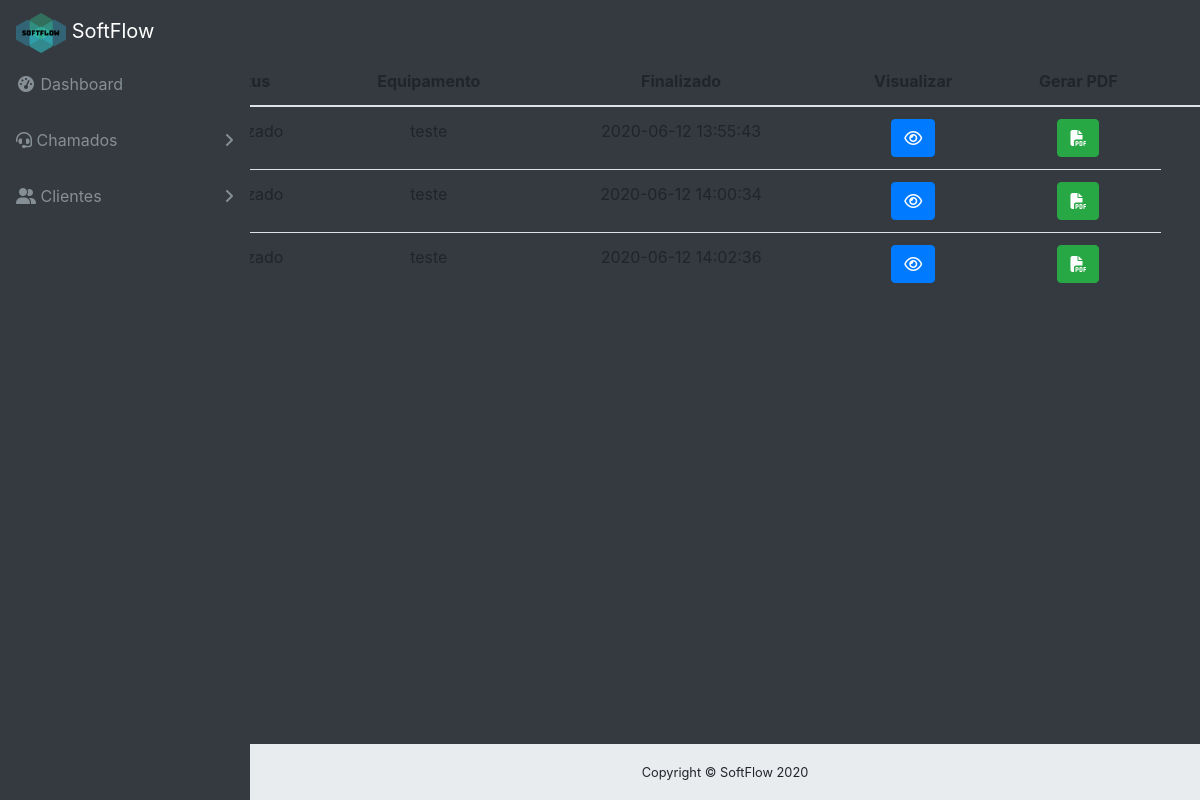
/chamado_finalizado.php (signed in), run on an earlier commit of the app's database.
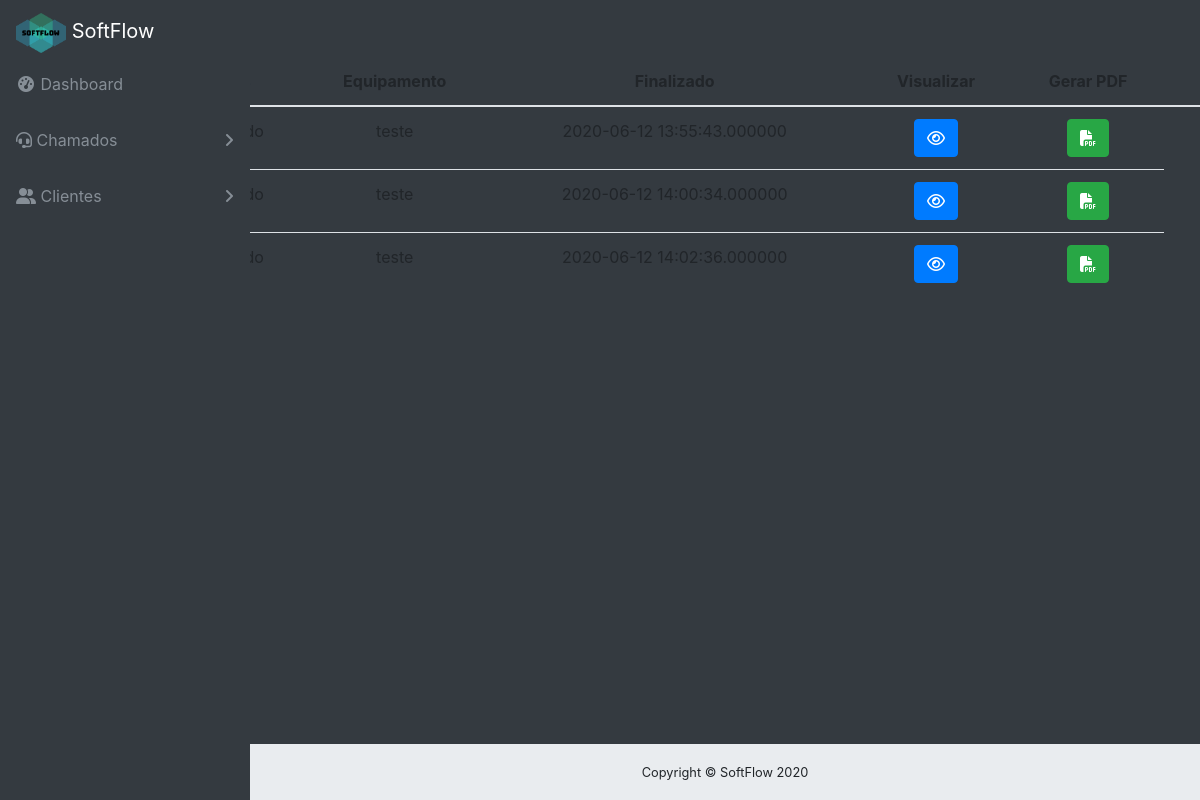
And on a later commit of the database.
### tables this page shows
CREATE TABLE `chamado` (
  `id` int(11) NOT NULL,
  `id_cliente` int(11) NOT NULL,
  `id_funcionario` int(11) DEFAULT NULL,
  `status` varchar(155) NOT NULL,
  `equipamento` varchar(115) NOT NULL,
  `descricao` varchar(155) NOT NULL,
  `abertura` datetime(6) NOT NULL,
  `encerramento` datetime(6) DEFAULT NULL
);

### classes/Model.php (called while the page is built, shortened)
<?php
require_once 'Conn.php';
class Model
{
    public function __construct()
    {
        $conn = new Conn();
        $this->db = $conn->getConn();
    }
}

### classes/Conn.php (called while the page is built)
<?php
class Conn {
    public static $Host = "localhost";
    public static $User = "root";
    public static $Pass = "microsol45";
    public static $Dbname = "sistema_informatica_pi";
    private static $Connect = null;
    private static function Conectar() {
        try {
            if(self::$Connect == null):
                self::$Connect = new PDO('mysql:host=' . self::$Host .';dbname='.self::$Dbname, self::$User, self::$Pass);
            endif;
        } catch (Exception $ex) {
            echo 'Mensagem: ' . $ex->getMessage();
            die;
        }
        return self::$Connect;
    }
    public function getConn() {
        return self::Conectar();
    }
}

### classes/ChamadoDAO.php (called while the page is built, shortened)
<?php
require_once 'Model.php';
class ChamadoDAO extends Model
{
    public function __construct() {
    	$this->tabela = 'chamado';
    	$this->class = 'Chamado';
    }
    public function listarFinalizado($funcionario)
    {
        $sql = "SELECT ch.*, cl.nome AS nome_cliente, fn.nome AS nome_funcionario FROM {$this->tabela} ch
        LEFT JOIN cliente cl ON cl.id = ch.id_cliente
        LEFT JOIN funcionario fn ON fn.id = ch.id_funcionario
        WHERE id_funcionario = '{$funcionario}' AND status='Finalizado'";
        $stmt = $this->db->prepare($sql);
        $stmt->setFetchMode(PDO::FETCH_CLASS, $this->class);
        $stmt->execute();
        return $stmt->fetchAll();
    }
}

### classes/Chamado.php (called while the page is built, shortened)
<?php
class Chamado
{
	private $id;
	private $encerramento;
    private $equipamento;
    public function getId()
    {
        return $this->id;
    }
    public function getEncerramento()
    {
        return $this->encerramento;
    }
    public function getEquipamento()
    {
        return $this->equipamento;
    }
}

### chamado_finalizado.php (the view, shortened to what this page needs)
<?php include 'layout/header.php'; ?>
<?php include './layout/menu.php'; ?>
<?php
require 'classes/Chamado.php';
require 'classes/ChamadoDAO.php';
$chamadoDAO = new ChamadoDAO();
$funcionario = $_SESSION['id_funcionario'];
$chamados = $chamadoDAO->listarFinalizado($funcionario);
?>
<div style="width: 100%;">
	<table class="table text-center">
		<thead>
			<tr>
				<th>Cliente</th>
				<th>Status</th>
				<th>Equipamento</th>
				<th>Finalizado</th>
				<th>Visualizar</th>
				<th>Gerar PDF</th>
				<th></th>
			</tr>
		</thead>
		<tbody>
			<?php foreach ($chamados as $chamado) { ?>
				<tr>
					<td><?= $chamado->nome_cliente; ?></td>
					<td><?= $chamado->getStatus() ?></td>
					<td><?= $chamado->getEquipamento() ?></td>
					<td><?= $chamado->getEncerramento() ?></td>
					<td>
					<a class="btn btn-primary" href="visualizar_chamadoFinalizado.php?id=<?= $chamado->getId() ?>"><i class="fa fa-eye"></i></a>
					</td>
					<td>
						<a href="pdf_chamado_finalizado.php?id=<?= $chamado->getId() ?>" class="btn btn-success"><i class="fas fa-file-pdf"></i></a>
					</td>
				</tr>
			<?php } ?>
		</tbody>
	</table>
</div>
<?php include 'layout/footer.php'; ?>

What changed in the data, as far as the page shows it:
changed chamado (number 1 of 3 on the later page): encerramento "2020-06-12 13:55:43" → "2020-06-12 13:55:43.000000"
changed chamado (number 2 of 3 on the later page): encerramento "2020-06-12 14:00:34" → "2020-06-12 14:00:34.000000"
changed chamado (number 3 of 3 on the later page): encerramento "2020-06-12 14:02:36" → "2020-06-12 14:02:36.000000"
